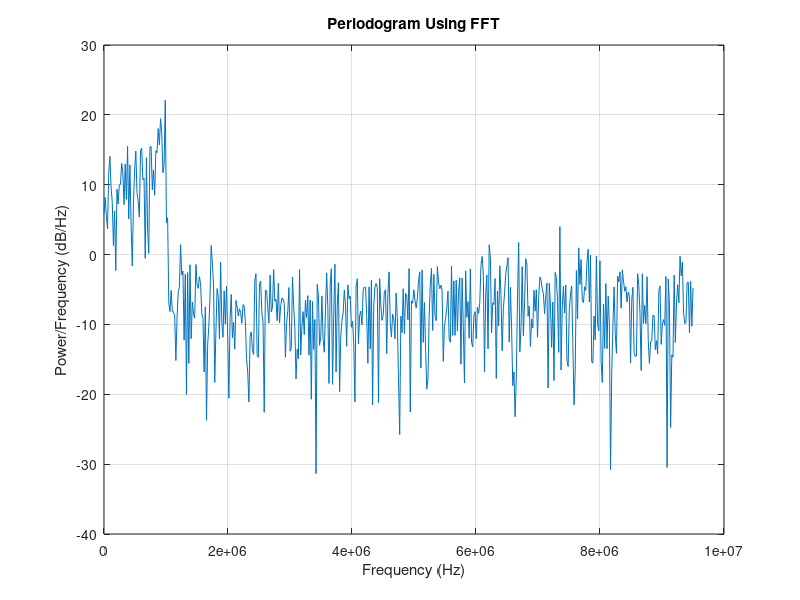

This chart was generated by the following MATLAB code: (Note: this script raises an error after producing the figure.)
clear all
close all
clearvars
clc
% Time of arrival of each path [s]
tau =[0 0.2 0.5 1.6 2.3 5 ] * 1e-6;
% Average gain of each path [SI]
sigma2a = 10.^([-3 0 -2 -6 -8 -10]./ 10) ;
% Total number of paths
K=length ( tau ) ;
% Bandwidth of the transmitted signal [Hz]
B=19e6 ;
% Sampling period [s]
Ts=1/B ;
% Transmitted block length (should be greater than N1+N2+1)
N=1000;


% Maximum Doppler frequency [Hzfd =100e4 ;
% Doppler filter sampling frequency and period
fs=B;
% Doppler filter sampling period
ts =1/ fs ;
% Doppler filter length
M=1024;
fd =100e4 ;% Number of taps (N1+N2+1)
N1=10;
N2=ceil(tau(end)/Ts)+ 10;

%White noise generation
 Np= M+N;
 var2=1/2;
 x=sqrt(var2/2)*randn(K,Np)+j*randn(K,Np);
 var(x,0,"all");

%% 
%Doppler filter h(n)
m=(0:M-1);
h = gamma(3/4) .*( fd ./ abs( pi .*( m - M/2 ).*ts )).^ (1/4) .* besselj(1/4,fd .* abs( 2 * pi .*( m - M/2).*ts ));
h(M/2+1) = gamma(3/4)/(gamma(5/4)*fd.^0.5);
hnorm=h/norm(h);
var(h,1,"all")
at=filter(h, 1, x, [],2);
a=at(:,M+1:end);
size(a)
z=(1./var(a.')).' .*a;
size(z);
var(a',1);
var(z',1);

e=a(1,:);
N=length(e);
xdft = fft(e);
xdft = xdft(1:N/2+1);
psdx = (1/(fs*N)) * abs(xdft).^2;
psdx(2:end-1) = 2*psdx(2:end-1);
freq = 0:fs/length(e):fs/2;
plot(freq,pow2db(psdx))
grid on
title("Periodogram Using FFT")
xlabel("Frequency (Hz)")
ylabel("Power/Frequency (dB/Hz)")

figure
pwelch(e,[],[],[],1,'centered')
figure
plot(e)
%%
%%1.3.5 : Using the channel with a QPSK signal
msg=2*round(rand(1,M))-1;
u = msg (1:2:end);
v = msg (2:2:end);
d = u + j*v;
scatterplot(d)
U= toeplitz(d,zeros(N1+N2+1,1)).';
y= sum(gt.*U,1);
scatterplot(y(11:end))

